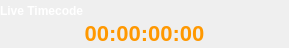
<?xml version="1.0" encoding="UTF-8"?>
<ui version="4.0">
 <class>LiveTimecodeWidget</class>
 <widget class="QWidget" name="LiveTimecodeWidget">
  <property name="geometry">
   <rect>
    <x>0</x>
    <y>0</y>
    <width>289</width>
    <height>48</height>
   </rect>
  </property>
  <property name="minimumSize">
   <size>
    <width>289</width>
    <height>48</height>
   </size>
  </property>
  <property name="maximumSize">
   <size>
    <width>16777215</width>
    <height>48</height>
   </size>
  </property>
  <layout class="QVBoxLayout" name="verticalLayout">
   <property name="spacing">
    <number>2</number>
   </property>
   <property name="leftMargin">
    <number>0</number>
   </property>
   <property name="topMargin">
    <number>2</number>
   </property>
   <property name="rightMargin">
    <number>0</number>
   </property>
   <property name="bottomMargin">
    <number>2</number>
   </property>
   <item>
    <widget class="QLabel" name="labelTitle">
     <property name="text">
      <string>Live Timecode</string>
     </property>
     <property name="styleSheet">
      <string notr="true">color: white; font-weight: bold;</string>
     </property>
    </widget>
   </item>
   <item>
    <widget class="QLabel" name="labelTimecode">
     <property name="text">
      <string>00:00:00:00</string>
     </property>
     <property name="alignment">
      <set>Qt::AlignCenter</set>
     </property>
     <property name="styleSheet">
      <string notr="true">color: #ff9800; font-size: 22px; font-weight: bold; font-family: 'Consolas', 'Courier New', monospace;</string>
     </property>
    </widget>
   </item>
  </layout>
 </widget>
 <resources/>
 <connections/>
</ui>
